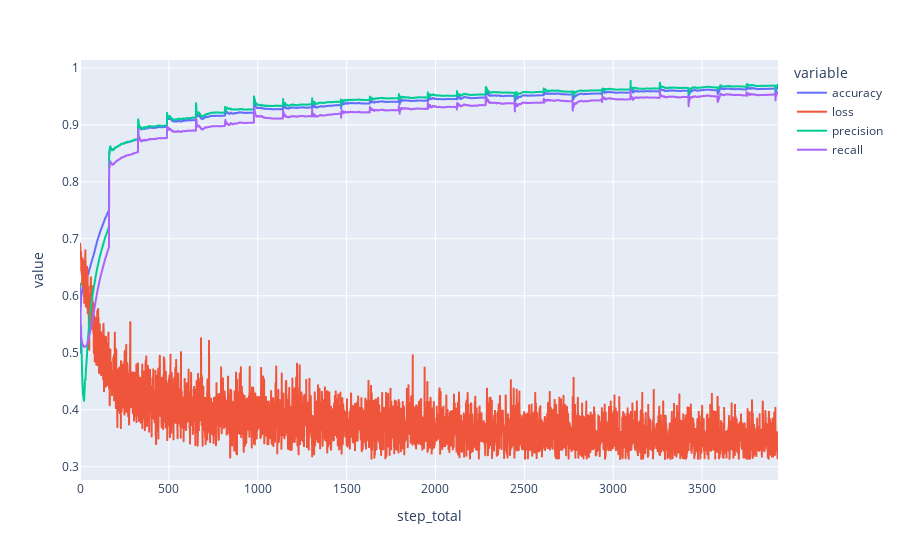

The code cell stored with this chart in its notebook:
### Code cell
px.line(
    grouped_train
)

### Figure 1 — Plotly figure (JSON) as saved in the notebook; plotly's stock layout.template omitted (floating-point values rounded to 4 significant figures; data arrays with more than 128 entries replaced by an {"elided": "..."} marker saying what was removed)
{"data": [{"hovertemplate": "variable=accuracy<br>step_total=%{x}<br>value=%{y}<extra></extra>", "legendgroup": "accuracy", "line": {"color": "#636efa", "dash": "solid"}, "marker": {"symbol": "circle"}, "mode": "lines", "name": "accuracy", "showlegend": true, "type": "scattergl", "x": {"elided": "3928 int values"}, "xaxis": "x", "y": {"elided": "3928 float values"}, "yaxis": "y"}, {"hovertemplate": "variable=loss<br>step_total=%{x}<br>value=%{y}<extra></extra>", "legendgroup": "loss", "line": {"color": "#EF553B", "dash": "solid"}, "marker": {"symbol": "circle"}, "mode": "lines", "name": "loss", "showlegend": true, "type": "scattergl", "x": {"elided": "3928 int values"}, "xaxis": "x", "y": {"elided": "3928 float values"}, "yaxis": "y"}, {"hovertemplate": "variable=precision<br>step_total=%{x}<br>value=%{y}<extra></extra>", "legendgroup": "precision", "line": {"color": "#00cc96", "dash": "solid"}, "marker": {"symbol": "circle"}, "mode": "lines", "name": "precision", "showlegend": true, "type": "scattergl", "x": {"elided": "3928 int values"}, "xaxis": "x", "y": {"elided": "3928 float values"}, "yaxis": "y"}, {"hovertemplate": "variable=recall<br>step_total=%{x}<br>value=%{y}<extra></extra>", "legendgroup": "recall", "line": {"color": "#ab63fa", "dash": "solid"}, "marker": {"symbol": "circle"}, "mode": "lines", "name": "recall", "showlegend": true, "type": "scattergl", "x": {"elided": "3928 int values"}, "xaxis": "x", "y": {"elided": "3928 float values"}, "yaxis": "y"}], "layout": {"autosize": true, "legend": {"title": {"text": "variable"}, "tracegroupgap": 0}, "margin": {"t": 60}, "xaxis": {"anchor": "y", "autorange": true, "domain": [0, 1], "range": [0, 3927], "title": {"text": "step_total"}, "type": "linear"}, "yaxis": {"anchor": "x", "autorange": true, "domain": [0, 1], "range": [0.2767, 1.014], "title": {"text": "value"}, "type": "linear"}}}
